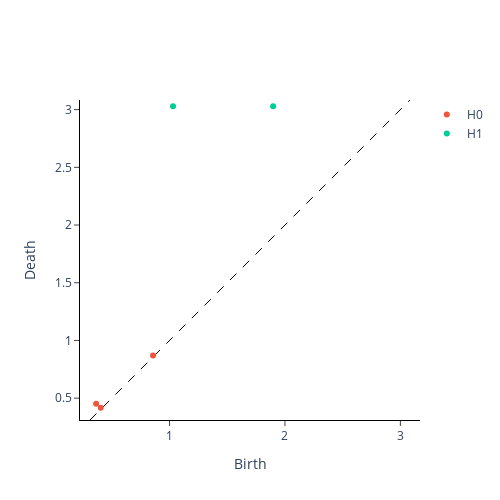

The notebook cell this image was saved under:
### Markdown cell above
It works! We can clearly see two persistent  generators corresponding to the loops in the digit “8”.

As a postprocessing step, it is often convenient to rescale the persistence diagrams which can be achieved in giotto-tda as follows:

### Code cell
from gtda.diagrams import Scaler

scaler = Scaler()
im8_scaled = scaler.fit_transform(im8_cubical)

scaler.plot(im8_scaled)

### Figure 1 — Plotly figure (JSON) as saved in the notebook; plotly's stock layout.template omitted (floating-point values rounded to 4 significant figures)
{"data": [{"hoverinfo": "none", "line": {"color": "black", "dash": "dash", "width": 1}, "mode": "lines", "showlegend": false, "type": "scatter", "x": [0.3108, 3.083], "y": [0.3108, 3.083]}, {"hoverinfo": "text", "hovertext": ["(0.36416103237593, 0.45168616998480626)", "(0.4040003922330208, 0.4164340724919274)", "(0.857014250849982, 0.8688356955003116)"], "mode": "markers", "name": "H0", "type": "scatter", "x": [0.3642, 0.404, 0.857], "y": [0.4517, 0.4164, 0.8688]}, {"hoverinfo": "text", "hovertext": ["(1.030002941747656, 3.030002941747656)", "(1.8976195593809997, 3.030002941747656)"], "mode": "markers", "name": "H1", "type": "scatter", "x": [1.03, 1.898], "y": [3.03, 3.03]}], "layout": {"height": 500, "plot_bgcolor": "white", "width": 500, "xaxis": {"autorange": false, "exponentformat": "e", "linecolor": "black", "linewidth": 1, "mirror": false, "range": [0.3108, 3.083], "showexponent": "all", "showline": true, "side": "bottom", "ticks": "outside", "title": {"text": "Birth"}, "type": "linear", "zeroline": true}, "yaxis": {"autorange": false, "exponentformat": "e", "linecolor": "black", "linewidth": 1, "mirror": false, "range": [0.3108, 3.083], "scaleanchor": "x", "scaleratio": 1, "showexponent": "all", "showline": true, "side": "left", "ticks": "outside", "title": {"text": "Death"}, "type": "linear", "zeroline": true}}}
